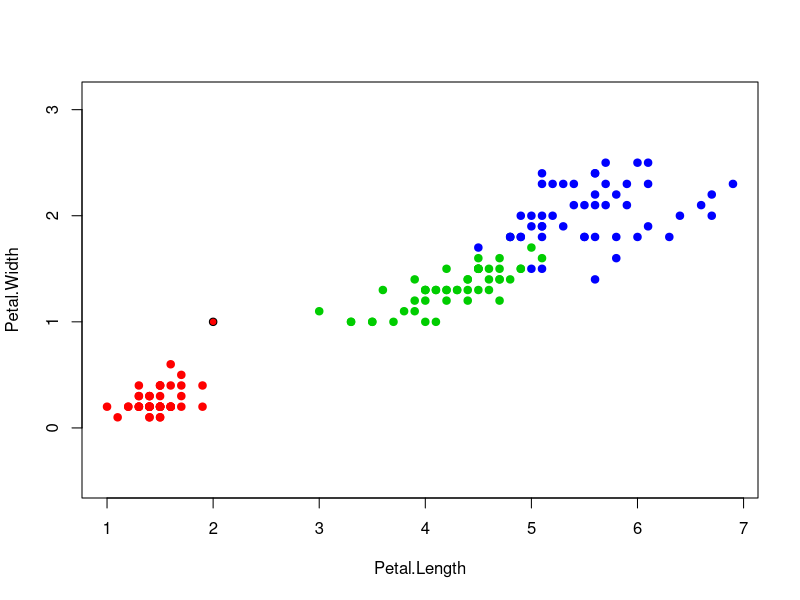

Write R code to recreate this figure.
euclideanDistance <- function(u, v)
{
  sqrt(sum((u - v)^2))
}
sortObjectsByDist <- function(xl, z, metricFunction =
                                euclideanDistance)
{
  l <- dim(xl)[1]
  n <- dim(xl)[2] - 1
  distances <- matrix(NA, l, 2)
  for (i in 1:l)
  {
    distances[i, ] <- c(i, metricFunction(xl[i, 1:n], z))
  }
  orderedXl <- xl[order(distances[, 2]), ]
  return (orderedXl);
}
kwNN <- function(xl, z, k, q)
{
  orderedXl <- sortObjectsByDist(xl, z)
  n <- dim(orderedXl)[2] - 1
  for(i in 1:k){
    orderedXl[i, 4] <- q^i
  }
  types <- c("setosa", "versicolor", "virginica")
  mat <- matrix(data=0, nrow=1, ncol=3)
  names(mat) <- types
  classes <- orderedXl[1:k, (n+1):(n+2)]
  mat[1,1] <- sum(classes[classes$Species=="setosa",2])
  mat[1,2] <- sum(classes[classes$Species=="versicolor",2])
  mat[1,3] <- sum(classes[classes$Species=="virginica",2])
  count <- which.max(mat)
  class <- types[count]
  return (class)
}

colors <- c("setosa" = "red", "versicolor" = "green3",
            "virginica" = "blue")
plot(iris[, 3:4], pch = 21, bg = colors[iris$Species], col =
       colors[iris$Species], asp = 1)
z <- c(2, 1)
xl <- iris[, 3:5]
class <- kwNN(xl, z, k=6, q=0.5)
points(z[1], z[2], pch = 21, bg = colors[class], asp = 1)
